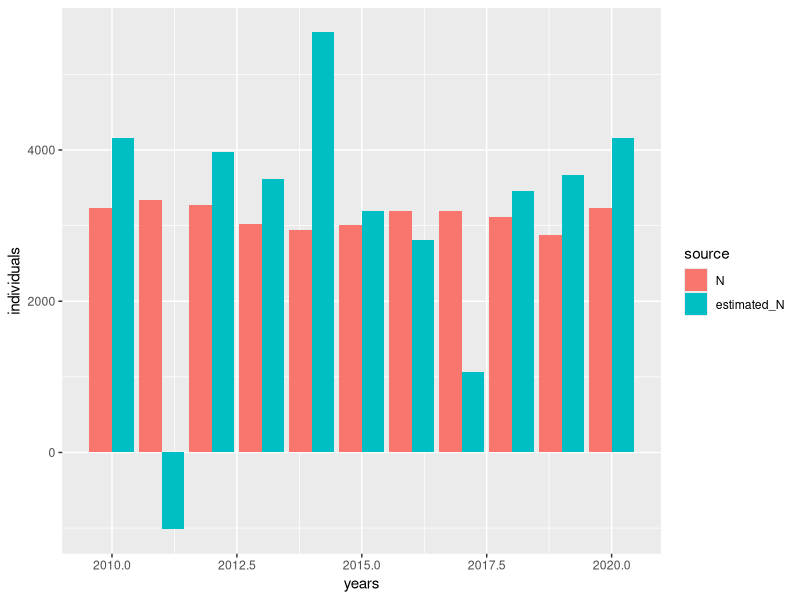

Write the R code that produced this figure.
## ---- chunk 1
knitr::opts_chunk$set(echo = TRUE)
## ---- chunk 2
library(ggplot2)
library(reshape2)

N <- rnorm(10, 3000, 200)

removed <- rnorm(10, 30, 15)

estimated_rate <- 0.01

estimated_N <- removed/estimated_rate

years <- c(2010:2020)

test <- as.data.frame(cbind(years, N, estimated_N))
test_2 <- melt(test, id.vars = "years")
colnames(test_2)[2:3] <- c("source", "individuals")

ggplot(test_2, aes(x = years, y = individuals, fill = source)) +
  geom_bar(position = "dodge", stat = "identity")
